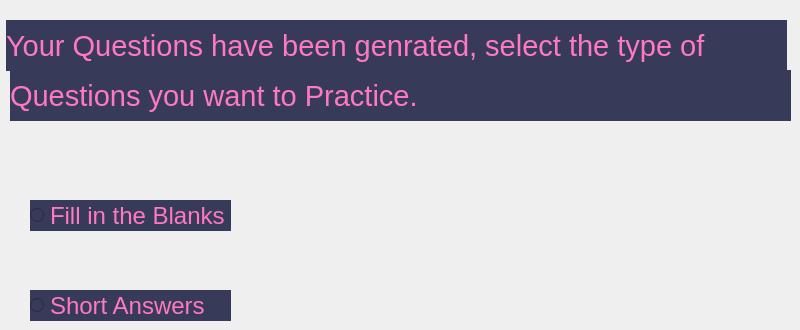
                  <widget class="QWidget" name="page_4">
                   <widget class="QLabel" name="label">
                    <property name="geometry">
                     <rect>
                      <x>6</x>
                      <y>20</y>
                      <width>781</width>
                      <height>51</height>
                     </rect>
                    </property>
                    <property name="font">
                     <font>
                      <pointsize>22</pointsize>
                     </font>
                    </property>
                    <property name="styleSheet">
                     <string notr="true">color: rgb(254, 121, 191);
background-color: rgb(56, 58, 89);</string>
                    </property>
                    <property name="text">
                     <string>Your Questions have been genrated, select the type of </string>
                    </property>
                   </widget>
                   <widget class="QLabel" name="label_2">
                    <property name="geometry">
                     <rect>
                      <x>10</x>
                      <y>70</y>
                      <width>781</width>
                      <height>51</height>
                     </rect>
                    </property>
                    <property name="font">
                     <font>
                      <pointsize>22</pointsize>
                     </font>
                    </property>
                    <property name="styleSheet">
                     <string notr="true">color: rgb(254, 121, 191);
background-color: rgb(56, 58, 89);</string>
                    </property>
                    <property name="text">
                     <string>Questions you want to Practice.</string>
                    </property>
                   </widget>
                   <widget class="QRadioButton" name="fib">
                    <property name="geometry">
                     <rect>
                      <x>30</x>
                      <y>200</y>
                      <width>201</width>
                      <height>31</height>
                     </rect>
                    </property>
                    <property name="font">
                     <font>
                      <pointsize>18</pointsize>
                     </font>
                    </property>
                    <property name="styleSheet">
                     <string notr="true">color: rgb(254, 121, 191);
background-color: rgb(56, 58, 89);</string>
                    </property>
                    <property name="text">
                     <string>Fill in the Blanks</string>
                    </property>
                   </widget>
                   <widget class="QRadioButton" name="short_ans">
                    <property name="geometry">
                     <rect>
                      <x>30</x>
                      <y>290</y>
                      <width>201</width>
                      <height>31</height>
                     </rect>
                    </property>
                    <property name="font">
                     <font>
                      <pointsize>18</pointsize>
                     </font>
                    </property>
                    <property name="styleSheet">
                     <string notr="true">color: rgb(254, 121, 191);
background-color: rgb(56, 58, 89);</string>
                    </property>
                    <property name="text">
                     <string>Short Answers</string>
                    </property>
                   </widget>
                  </widget>
